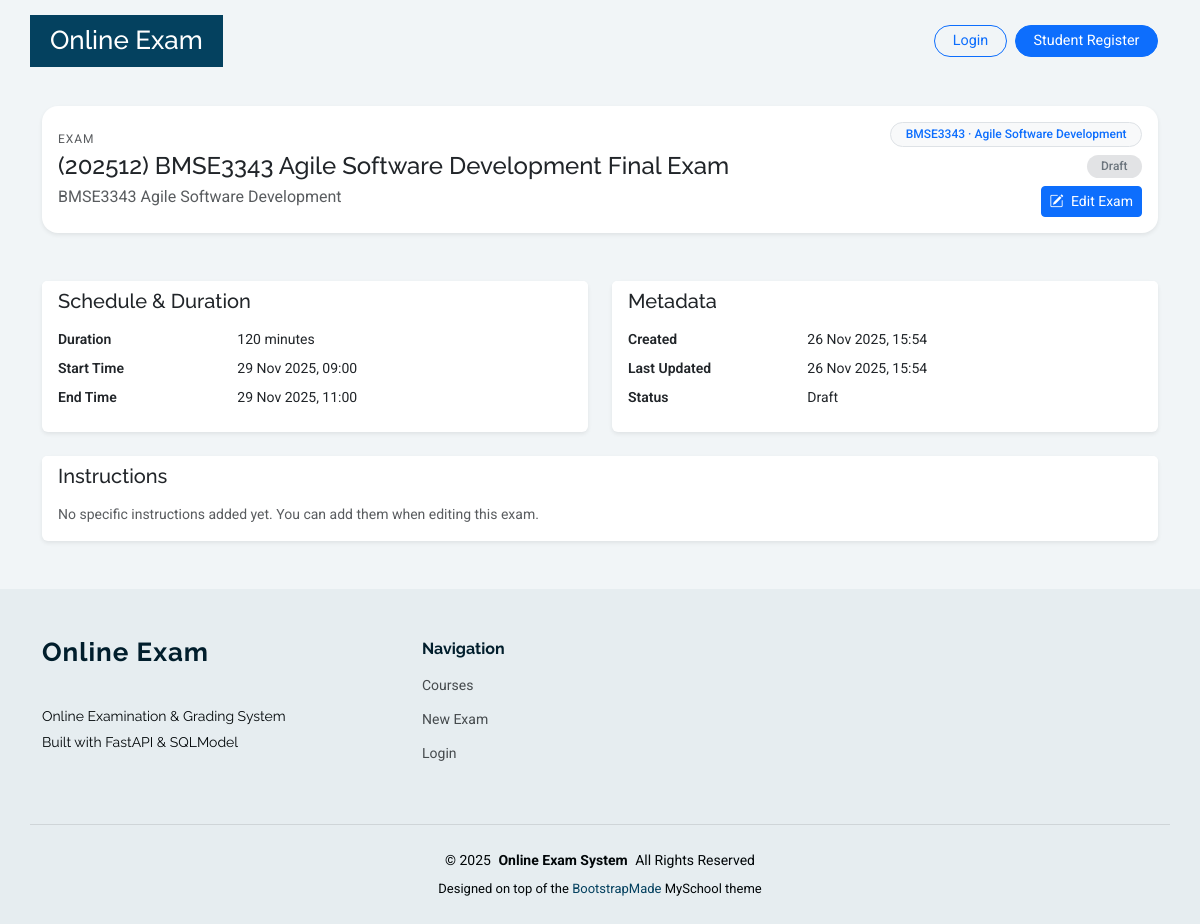
Page /exams/1 on the earlier database version.
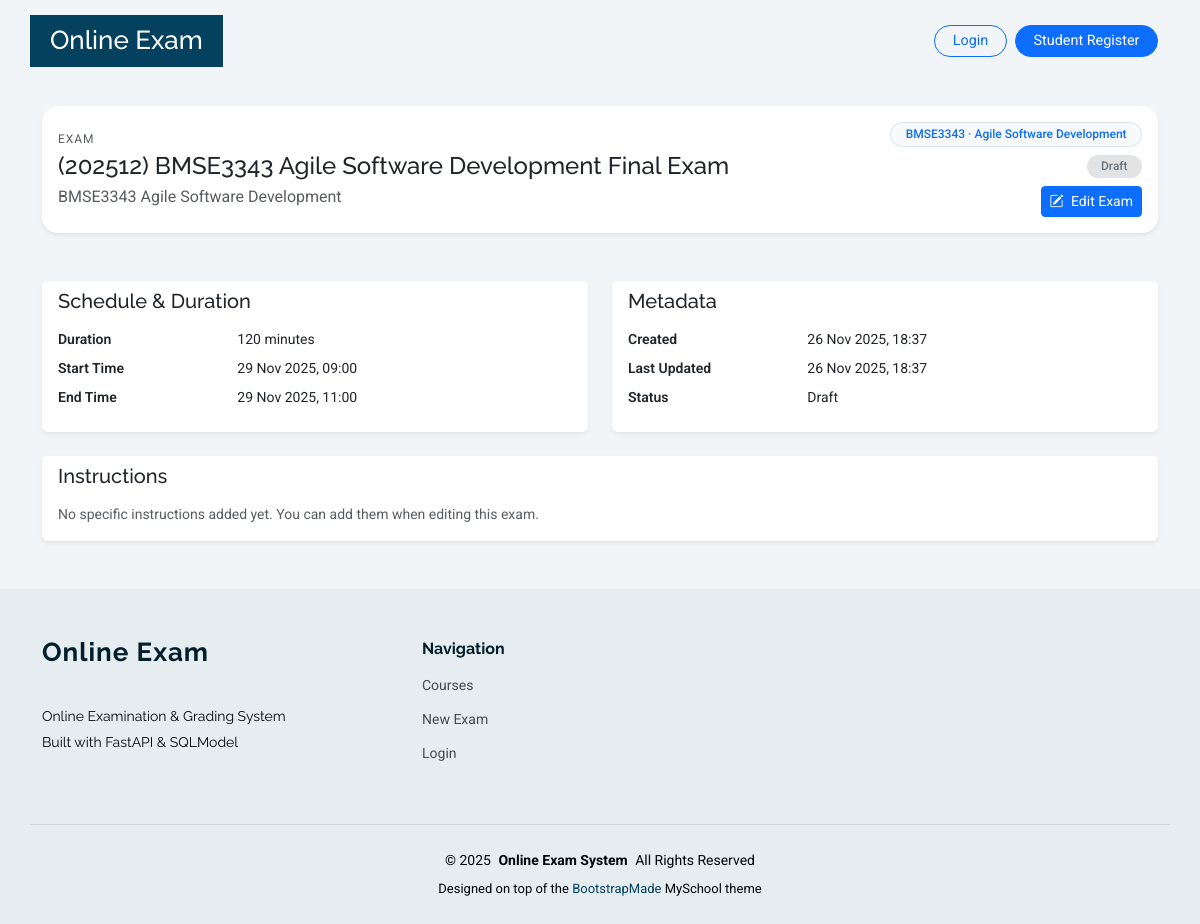
Same page on the later database version.
### app/models.py (models this page shows)
class Exam(SQLModel, table=True):
    id: Optional[int] = Field(default=None, primary_key=True)
    title: str
    subject: str
    duration_minutes: int
    start_time: Optional[datetime] = None
    end_time: Optional[datetime] = None
    course_id: Optional[int] = Field(default=None, foreign_key="course.id")
    instructions: Optional[str] = None
    status: str = Field(default="draft")
    created_at: datetime = Field(default_factory=datetime.utcnow)
    updated_at: datetime = Field(default_factory=datetime.utcnow)

### app/routers/exams.py (the view)
@router.get("/{exam_id}")
def exam_detail(
    exam_id: int,
    request: Request,
    session: Session = Depends(get_session),
    current_user: Optional[User] = Depends(get_current_user),
):
    exam = _get_exam(exam_id, session)
    course = session.get(Course, exam.course_id) if exam.course_id else None
    context = {
        "request": request,
        "exam": exam,
        "course": course,
        "current_user": current_user,
    }
    return templates.TemplateResponse("exams/detail.html", context)

### app/database.py (called while the page is built)
def get_session() -> Iterator[Session]:
    with Session(engine) as session:
        yield session

### app/deps.py (called while the page is built, shortened)
def get_current_user(
    request: Request, session: Session = Depends(get_session)
) -> Optional[User]:
    user_id = request.session.get("user_id")
    if not user_id:
        return None

### app/routers/exams.py (called while the page is built)
def _get_exam(exam_id: int, session: Session) -> Exam:
    exam = session.get(Exam, exam_id)
    if not exam:
        raise HTTPException(status_code=404, detail="Exam not found")
    return exam

### app/templates/exams/detail.html (shortened to what this page needs)
{% extends "base.html" %}
{% block content %}
<div class="container py-4">
  <div class="card border-0 shadow-sm mb-4 exam-hero-card">
    <div class="card-body d-flex flex-wrap justify-content-between align-items-center gap-3">
      <div>
        <div class="exam-meta-label text-muted mb-1">Exam</div>
        <h2 class="h4 mb-1">{{ exam.title }}</h2>
        <p class="text-muted mb-0">{{ exam.subject }}</p>
      </div>
      <div class="d-flex flex-column align-items-end gap-2">
        {% if course %}
        <span class="badge bg-light text-primary border exam-badge-pill">
          {{ course.code }} · {{ course.name }}
        </span>
        {% endif %}
        {% set status_lower = exam.status|lower %}
        <span class="badge exam-badge-pill
          {% if status_lower == 'draft' %} bg-secondary-subtle text-secondary
          {% elif status_lower == 'scheduled' %} bg-info-subtle text-info
          {% elif status_lower == 'completed' %} bg-success-subtle text-success
          {% else %} bg-light text-muted border{% endif %}">
          {{ exam.status|capitalize }}
        </span>
        <a class="btn btn-primary btn-sm" href="/exams/{{ exam.id }}/edit">
          <i class="bi bi-pencil-square me-1"></i> Edit Exam
        </a>
      </div>
    </div>
  </div>
</div>
<div class="container pb-4">
  <div class="row g-4">
    <div class="col-lg-6">
      <div class="card border-0 shadow-sm h-100">
        <div class="card-header bg-white border-0 pb-0">
          <h5 class="card-title mb-0">Schedule &amp; Duration</h5>
        </div>
        <div class="card-body">
          <dl class="row mb-0 small">
            <dt class="col-4 fw-semibold">Duration</dt>
            <dd class="col-8">{{ exam.duration_minutes }} minutes</dd>
            <dt class="col-4 fw-semibold">Start Time</dt>
            <dd class="col-8">
              {% if exam.start_time %}
                {{ exam.start_time.strftime("%d %b %Y, %H:%M") }}
              {% else %}
                <span class="text-muted">Not scheduled</span>
              {% endif %}
            </dd>
            <dt class="col-4 fw-semibold">End Time</dt>
            <dd class="col-8">
              {% if exam.end_time %}
                {{ exam.end_time.strftime("%d %b %Y, %H:%M") }}
              {% else %}
                <span class="text-muted">Not scheduled</span>
              {% endif %}
            </dd>
          </dl>
        </div>
      </div>
    </div>
    <div class="col-lg-6">
      <div class="card border-0 shadow-sm h-100">
        <div class="card-header bg-white border-0 pb-0">
          <h5 class="card-title mb-0">Metadata</h5>
        </div>
        <div class="card-body">
          <dl class="row mb-0 small">
            <dt class="col-4 fw-semibold">Created</dt>
            <dd class="col-8">{{ exam.created_at.strftime("%d %b %Y, %H:%M") }}</dd>
            <dt class="col-4 fw-semibold">Last Updated</dt>
            <dd class="col-8">{{ exam.updated_at.strftime("%d %b %Y, %H:%M") }}</dd>
            <dt class="col-4 fw-semibold">Status</dt>
            <dd class="col-8 text-capitalize">{{ exam.status }}</dd>
          </dl>
        </div>
      </div>
    </div>
  </div>
</div>
<div class="container pb-5">
  <div class="card border-0 shadow-sm">
    <div class="card-header bg-white border-0 pb-0">
      <h5 class="card-title mb-0">Instructions</h5>
    </div>
    <div class="card-body">
      {% if exam.instructions %}
        <p class="mb-0">{{ exam.instructions }}</p>
      {% else %}
        <p class="text-muted mb-0 small">
          No specific instructions added yet. You can add them when editing this exam.
        </p>
      {% endif %}
    </div>
  </div>
</div>
{% endblock %}

Differences in the rows shown:
changed Exam "(202512) BMSE3343 Agile Software Development Final Exam": created_at "26 Nov 2025, 15:54" → "26 Nov 2025, 18:37"; updated_at "26 Nov 2025, 15:54" → "26 Nov 2025, 18:37"
